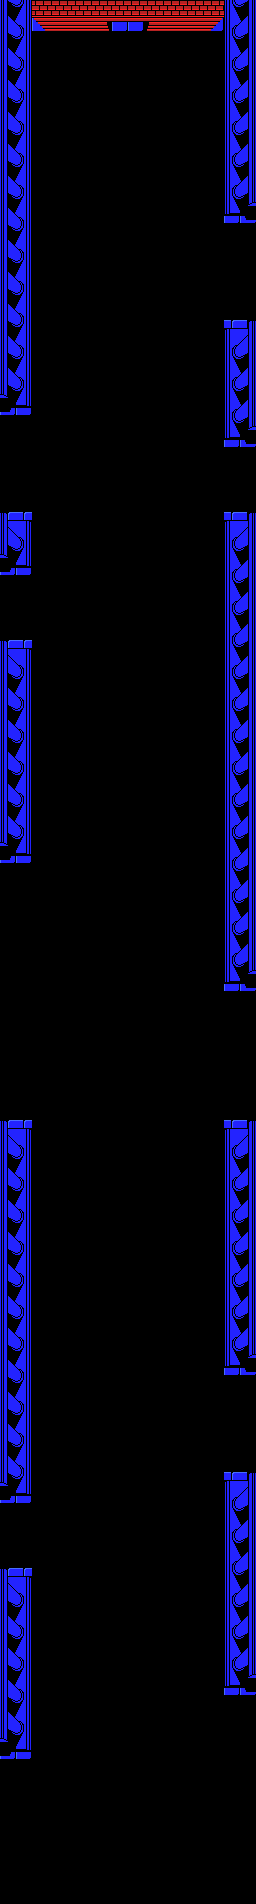

Tiled map render using the project's own tile images. Description and the map definition, with tile-layer contents summarised, below:
An orthogonal 32x238 tile map with 8x8 px tiles, 1 tile layer (Solid), 1 hidden layer not drawn and 274 objects (67x yellow_thing, 43x block, 33x ghost, 28x bat_wave, 22x death_ghost, ...).

<map version="1.8" tiledversion="1.8.2" orientation="orthogonal" renderorder="left-up" width="32" height="238" tilewidth="8" tileheight="8" infinite="0" nextlayerid="8" nextobjectid="1299">
 <editorsettings>
  <export target="map_stage8.json" format="json" />
 </editorsettings>
 <tileset firstgid="1" source="map_tileset.tsx" />
 <layer id="1" name="Ground" width="32" height="238" visible="0">
  <data>[7616 cells, 6224 non-empty, 4 distinct tile ids]</data>
 </layer>
 <layer id="2" name="Solid" width="32" height="238">
  <data>[7616 cells, 1392 non-empty, 58 distinct tile ids]</data>
 </layer>
 <objectgroup id="4" name="Objects">
  <!-- 274 objects omitted --></objectgroup>
</map>
<!-- 274 of 274 objects omitted -->
